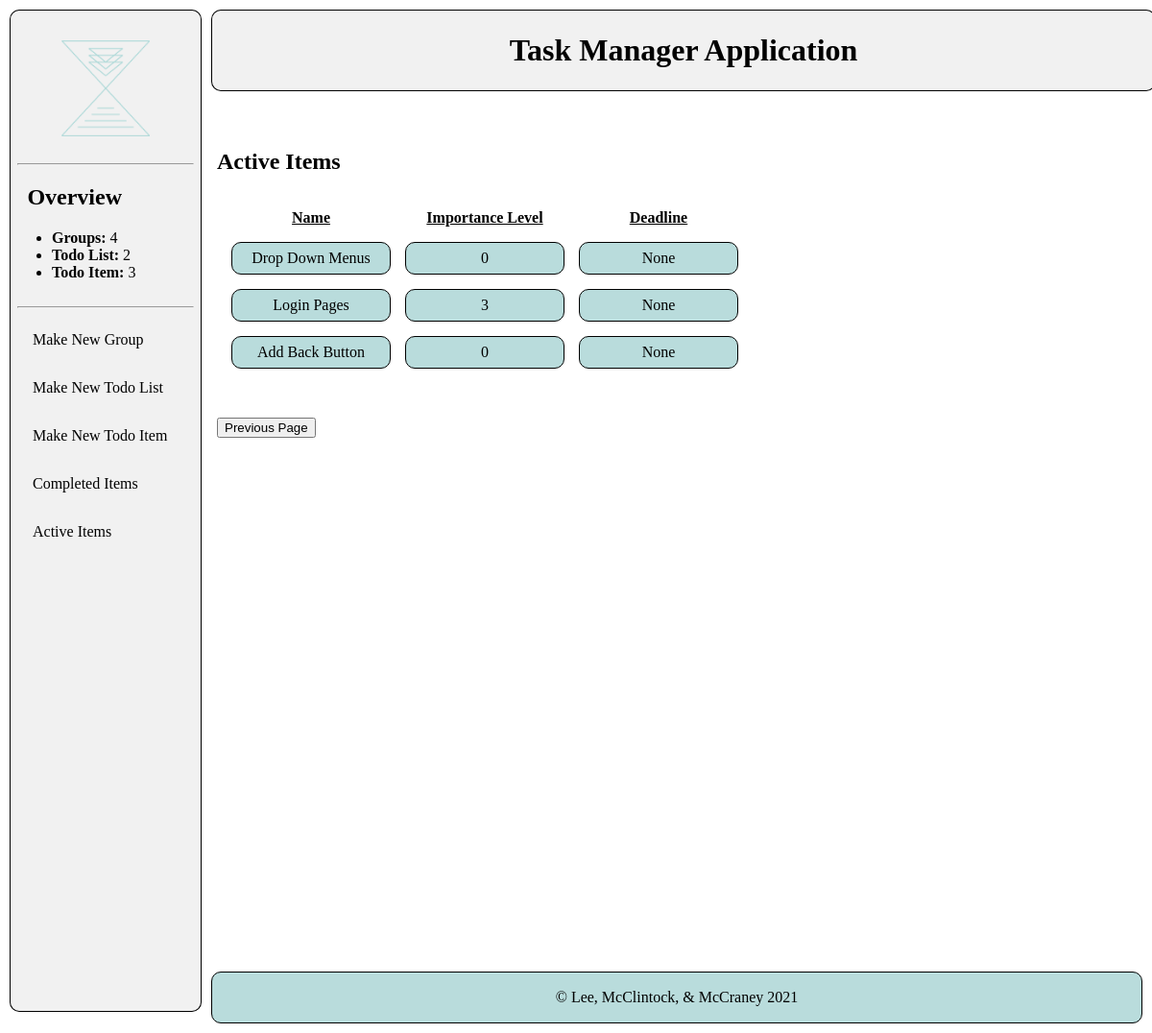
The page /uncompleted on the database as committed earlier.
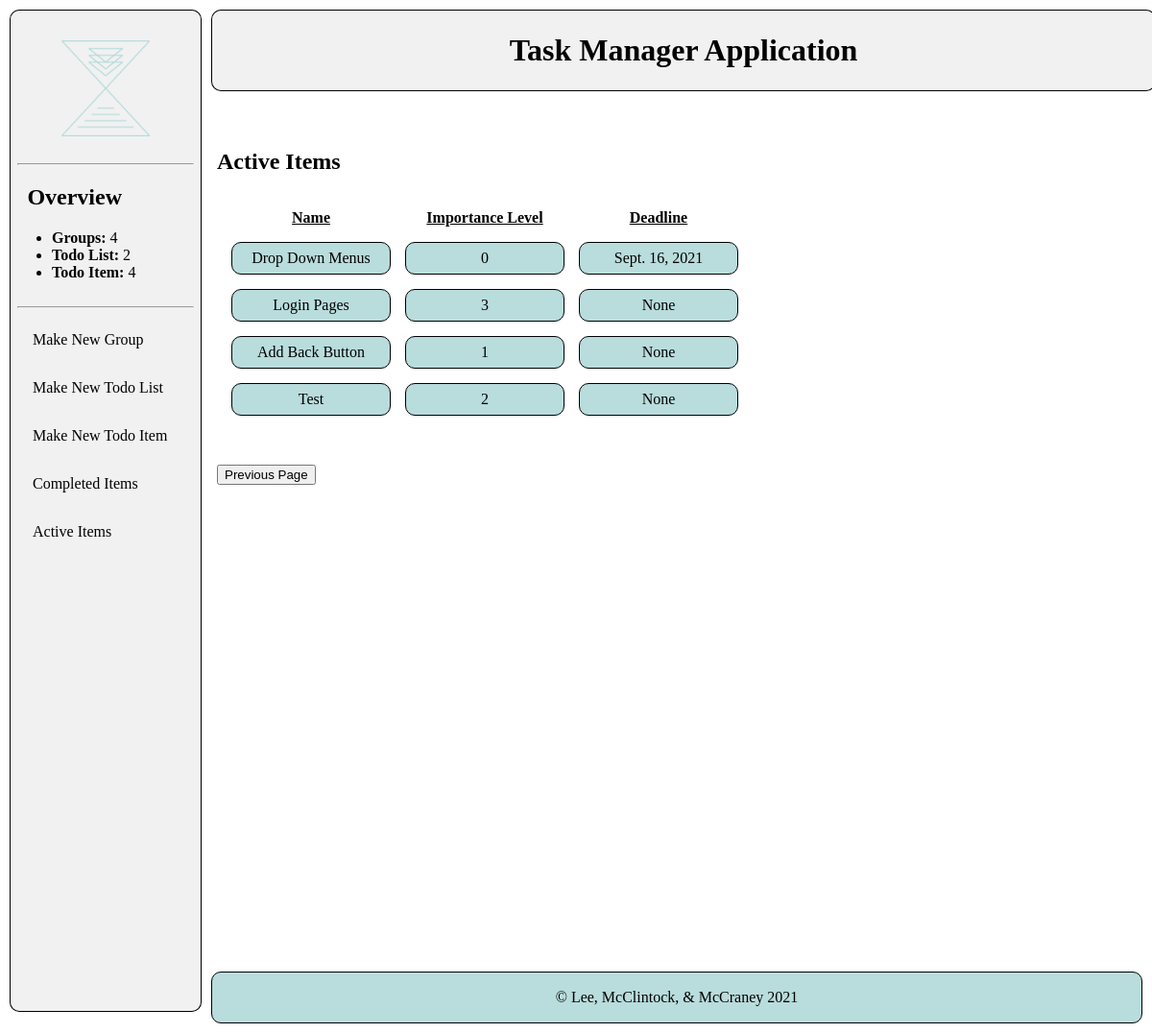
The same page on the database as committed later.
### calendarApp/models.py (models this page shows, shortened)
class TodoItem(models.Model):
    CHOICES = [(i,i) for i in range(4)]
    todoList = models.ForeignKey(TodoList, on_delete=models.CASCADE)
    name = models.CharField(max_length=200)
    description = models.CharField(max_length=200, blank=True)
    completed = models.BooleanField(default=False)
    completedDate = models.DateField(null=True, blank=True)
    deadline = models.DateField(null=True, blank=True)
    importanceLevel = models.IntegerField(default=0, choices=CHOICES)

### calendarApp/views.py (the view)
# urls.py: path("uncompleted", views.uncompletedItems, name="uncompletedItems"),
def uncompletedItems(request):
    todoItems = TodoItem.objects.all().filter(completed=False)
    return render(request, "uncompletedItems.html", {"todoItems": todoItems})

### calendarApp/models.py (called while the page is built)
    def __str__(self):
        return self.name

    def __str__(self):
        return self.name

### calendarSite/context_processors.py (called while the page is built)
def count(request):
    return {
        'num_Group': Group.objects.all().count(),
        'num_TodoList': TodoList.objects.all().count(),
        'num_TodoItem': TodoItem.objects.filter(completed=False).count(),
    }

### calendarApp/templates/uncompletedItems.html (shortened to what this page needs)
{% extends "base_generic.html" %}
{% block content %}
<div class="content">
    <div class="detail">
        <div class="formContent">
            {% if todoItems%}
                <h2>Active Items</h2>
                <table id="myTable">
                    <tr>
                        <th id="listName"><u>Name</u></th>
                        <th id="importanceLevel"><u>Importance Level</u></th>
                        <th id="deadline"><u>Deadline</u></th>
                    </tr>
                {% for todoItem in todoItems %}
                    <tr>
                        <td><a href="/{{todoItem.todoList.group}}/{{todoItem.todoList}}/{{todoItem.name}}">{{todoItem.name}}</a></td>
                        <td>{{todoItem.importanceLevel}}</td>
                        <td>{{todoItem.deadline}}</td>
                    </tr>
                {% endfor %}
                </table>
            {% else %}
                <p>You have no uncompleted items</p>
            {% endif %}
        </div>
    </div>
    <br><br>
    <button onclick="location.href='javascript:history.go(-1)' ">Previous Page</a></button>
</div>
{% endblock %}

Rows that differ between the two databases and show on the page:
changed TodoItem "Drop Down Menus": deadline "None" → "Sept. 16, 2021"
changed TodoItem "Add Back Button": importanceLevel "0" → "1"
added TodoItem: name "Test", importanceLevel "2", deadline "None"
Other text that changed with them:
{{ num_TodoItem }}: "3" → "4"
